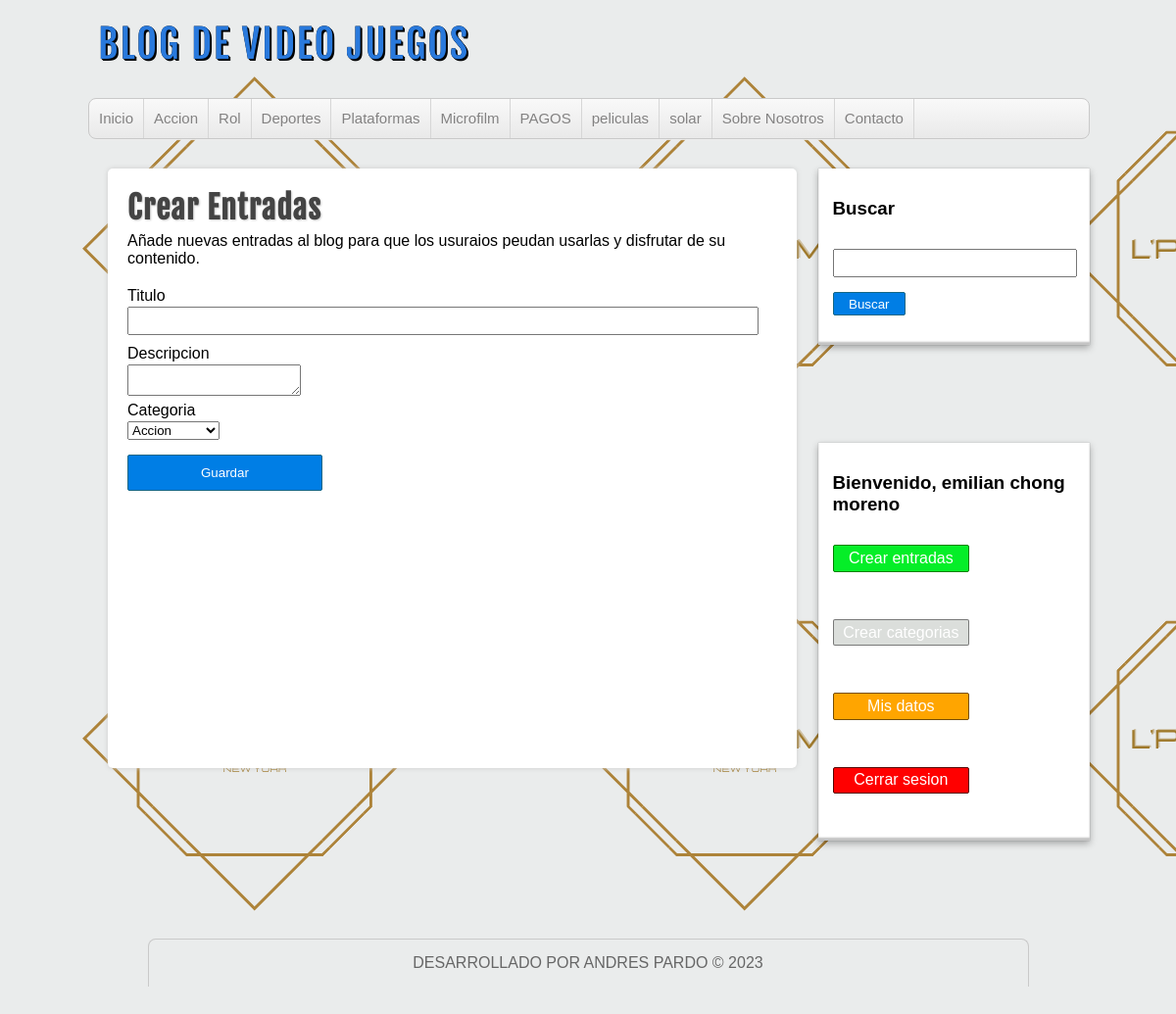
Screenshot of /master-php/proyecto-php/crear-entradas.php (signed in) with the database file from the repository.
### tables this page shows
CREATE TABLE IF NOT EXISTS `categorias` (
  `id` int NOT NULL AUTO_INCREMENT,
  `nombre` varchar(100) DEFAULT NULL,
  PRIMARY KEY (`id`)
);

### master-php/proyecto-php/includes/helpers.php (called while the page is built, shortened)
<?php
function conseguirCategorias($conexion)
{
    $sql = "SELECT * FROM categorias
    ORDER BY id ASC;";
    $categorias = mysqli_query($conexion, $sql);
    $resultado = array();
    if ($categorias && mysqli_num_rows($categorias) >= 1) {
        $resultado = $categorias;
    }
    return $resultado;
}
?>

### master-php/proyecto-php/crear-entradas.php (the view, shortened to what this page needs)
<?php
require_once 'includes/cabecera.php';
require_once 'includes/lateral.php';
?>
<div id="principal">
    <h1>Crear Entradas</h1>
    <p>
        Añade nuevas entradas al blog para que los usuraios peudan usarlas
        y disfrutar de su contenido.
    </p>
    <br />
    <form action="guardar-entrada.php" method="POST">
        <label for="titulo">Titulo</label>
        <input type="text" name="titulo" />
        <label for="descripcion">Descripcion</label>
        <textarea name="descripcion" ></textarea>
        <label for="categoria">Categoria</label>
        <select name="categoria">
            <?php
            $categorias = conseguirCategorias($db);
            if (!empty($categorias)):
                while ($categoria = mysqli_fetch_assoc($categorias)):
                    ?>
                    <option value="<?=$categoria['id']?>">
                        <?=$categoria['nombre']?>
                    </option>
                    <?php
                endwhile;
            endif;
            ?>
        </select>
        <input type="submit"  value="Guardar" />
    </form>
</div>
<?php require_once 'includes/pie.php'; ?>

### master-php/proyecto-php/includes/cabecera.php (shortened to what this page needs)
<?php
require_once 'conexion.php';
require_once 'includes/helpers.php';?>
<!DOCTYPE html>
<html lang="es">
<head>
    <link rel="stylesheet" type="text/css" href="./assets/css/style.css" />
</head>
<body>
    <header id="cabecera">
        <div id="logo">
            <a href="index.php">
                BLOG DE VIDEO JUEGOS
            </a>
        </div>
        <nav id="menu">
            <ul>
                <li>
                    <a href="index.php">Inicio</a>
                </li>
                <?php
                $categorias = conseguirCategorias($db);
                if (!empty($categorias)):
                    while ($categoria = mysqli_fetch_assoc($categorias)):
                        ?>
                        <li>
                            <a href="categoria.php?id=<?= $categoria['id'] ?>"><?= $categoria['nombre'] ?></a>
                        </li>
                        <?php
                    endwhile;
                endif;
                ?>
                <li>
                    <a href="index.php">Sobre Nosotros</a>
                </li>
                <li>
                    <a href="index.php">Contacto</a>
                </li>
            </ul>
        </nav>
    </header>
    <div id="contenedor">

### master-php/proyecto-php/assets/css/style.css (style rules this page uses)
* { margin: 0px; padding: 0px; font-family: sans-serif, Helvetica, Arial; text-decoration: none; }
body { background:url(../img/1.png) #f9f9f9 ; }
#cabecera { width: 85%; height: auto; background: transparent; margin: 0px auto; }
#logo { float:left; width:540px; height: 100px; }
#logo a { font-family: "fajala", Helvetica; font-size: 40px; letter-spacing: 2px; color:#2979DC; text-shadow: 0px 0px 0px black, 1px 1px 0px black, 2px 2px 0px black; transition: all 800ms; line-height: 90px; margin-left: 10px; }
#menu { clear: both; width: 100%; height: 40px; background: linear-gradient(to bottom, #f9f9f9 0px, #e9e9e9 100%); border: 1px solid #c9c9c9; border-radius: 8px; box-shadow: 0px 1px 1px #eee; overflow: hidden; }
#menu ul { list-style: none; }
#menu ul li { float: left; line-height: 40px; border-right: 1px solid #D6D6D6; }
#menu ul li a { display: block; padding-left: 10px; padding-right: 10px; font-size: 15px; color: #838282; }
#contenedor { width:85%; height: auto; margin: 0px auto; margin-top: 30px; margin-bottom: 30px; }
label, input[type="text"], input[type="email"], input[type="password"] { display: block; width: 95%; margin-top: 2px; margin-bottom: 2px; }
input[type="text"], input[type="email"], input[type="password"] { padding: 5px; margin-bottom: 10px; }
input[type ="button"], input[type ="submit"], .boton { display: block; border-radius: 2px; color: white; background: #007ee5; border: 1px solid #156785; cursor: pointer; padding: 1.5%; width: 30%; margin-top: 15px; margin-bottom: 15px; }
#principal { float: left; width: 65%; min-height: 572px; background: white; border-radius: 5px; box-shadow: 0px 0px 5px #ccc; margin-left: 20px; padding: 20px; overflow: hidden; }
#principal h1 { font-size: 32px; color: #444; letter-spacing: 1px; text-shadow: 1px 1px 2px #ccc; font-family: "fajala"; }
#principal p { margin-top: 5px; }

### rows the page displays
categorias: nombre "Accion"
categorias: nombre "Rol"
categorias: nombre "Deportes"
categorias: nombre "Plataformas"
categorias: nombre "Microfilm"
categorias: nombre "PAGOS"
categorias: nombre "peliculas"
categorias: nombre "solar"

### other values shown
$_SESSION['usuario']['nombre'] "emilian"
$_SESSION['usuario']['apellidos'] "chong moreno"
form field categoria "Accion"
